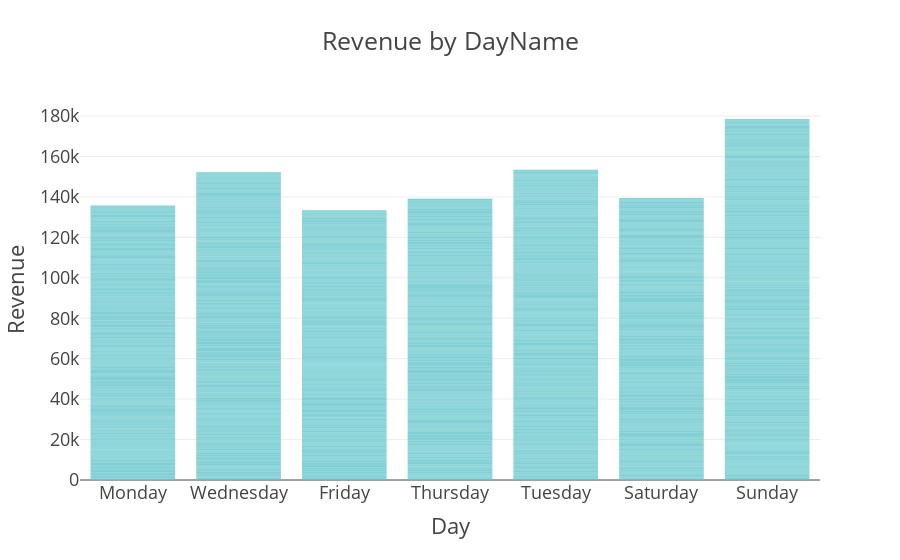

Notebook cell for this chart:
### Code cell
fig3= px.bar (df,x="order_day_name",y= "revenue",color_discrete_sequence=px.colors.qualitative.Pastel,title="Revenue by DayName")
fig3.update_layout(
    xaxis_title="Day",
    yaxis_title="Revenue",
    title_x=0.5,
    template="presentation"
)
fig3.show()

### Figure 1 — Plotly figure (JSON) as saved in the notebook; plotly's stock layout.template omitted (floating-point values rounded to 4 significant figures; data arrays with more than 128 entries replaced by an {"elided": "..."} marker saying what was removed)
{"data": [{"alignmentgroup": "True", "hovertemplate": "order_day_name=%{x}<br>revenue=%{y}<extra></extra>", "legendgroup": "", "marker": {"color": "rgb(102, 197, 204)", "pattern": {"shape": ""}}, "name": "", "offsetgroup": "", "orientation": "v", "showlegend": false, "textposition": "auto", "type": "bar", "x": {"elided": "5000 str values"}, "xaxis": "x", "y": {"elided": "5000 int values"}, "yaxis": "y"}], "layout": {"autosize": true, "barmode": "relative", "legend": {"tracegroupgap": 0}, "title": {"text": "Revenue by DayName", "x": 0.5}, "xaxis": {"anchor": "y", "autorange": true, "domain": [0, 1], "range": [-0.5, 6.5], "title": {"text": "Day"}, "type": "category"}, "yaxis": {"anchor": "x", "autorange": true, "domain": [0, 1], "range": [0, 187900.0], "title": {"text": "Revenue"}, "type": "linear"}}}
